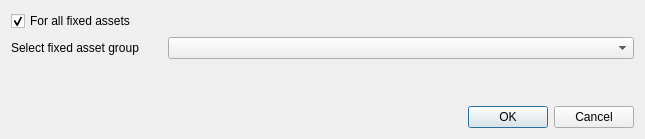
<?xml version="1.0" encoding="UTF-8"?>
<ui version="4.0">
 <class>GenerateFixedAssetsReport</class>
 <widget class="QDialog" name="GenerateFixedAssetsReport">
  <property name="geometry">
   <rect>
    <x>0</x>
    <y>0</y>
    <width>645</width>
    <height>139</height>
   </rect>
  </property>
  <property name="windowTitle">
   <string>Generate agent</string>
  </property>
  <property name="locale">
   <locale language="English" country="UnitedStates"/>
  </property>
  <property name="modal">
   <bool>false</bool>
  </property>
  <layout class="QGridLayout" name="gridLayout">
   <property name="leftMargin">
    <number>11</number>
   </property>
   <property name="topMargin">
    <number>11</number>
   </property>
   <property name="rightMargin">
    <number>11</number>
   </property>
   <property name="bottomMargin">
    <number>11</number>
   </property>
   <item row="0" column="1">
    <widget class="QCheckBox" name="allCbx">
     <property name="text">
      <string>For all fixed assets</string>
     </property>
     <property name="checked">
      <bool>true</bool>
     </property>
    </widget>
   </item>
   <item row="1" column="1">
    <widget class="QLabel" name="label_2">
     <property name="text">
      <string>Select fixed asset group</string>
     </property>
    </widget>
   </item>
   <item row="2" column="3">
    <widget class="QLabel" name="empSurnamePh">
     <property name="minimumSize">
      <size>
       <width>100</width>
       <height>0</height>
      </size>
     </property>
     <property name="font">
      <font>
       <family>Times New Roman</family>
       <pointsize>12</pointsize>
       <weight>75</weight>
       <italic>true</italic>
       <bold>true</bold>
      </font>
     </property>
     <property name="text">
      <string/>
     </property>
    </widget>
   </item>
   <item row="2" column="2">
    <widget class="QLabel" name="empNamePh">
     <property name="minimumSize">
      <size>
       <width>100</width>
       <height>0</height>
      </size>
     </property>
     <property name="font">
      <font>
       <family>Times New Roman</family>
       <pointsize>12</pointsize>
       <weight>75</weight>
       <italic>true</italic>
       <bold>true</bold>
      </font>
     </property>
     <property name="text">
      <string/>
     </property>
    </widget>
   </item>
   <item row="2" column="4">
    <widget class="QLabel" name="empPhonePh">
     <property name="minimumSize">
      <size>
       <width>100</width>
       <height>0</height>
      </size>
     </property>
     <property name="font">
      <font>
       <family>Times New Roman</family>
       <pointsize>12</pointsize>
       <weight>75</weight>
       <italic>true</italic>
       <bold>true</bold>
      </font>
     </property>
     <property name="text">
      <string/>
     </property>
    </widget>
   </item>
   <item row="4" column="1" colspan="4">
    <layout class="QHBoxLayout" name="horizontalLayout">
     <item>
      <spacer name="horizontalSpacer">
       <property name="orientation">
        <enum>Qt::Horizontal</enum>
       </property>
       <property name="sizeHint" stdset="0">
        <size>
         <width>40</width>
         <height>20</height>
        </size>
       </property>
      </spacer>
     </item>
     <item>
      <widget class="QPushButton" name="okBtn">
       <property name="text">
        <string>OK</string>
       </property>
      </widget>
     </item>
     <item>
      <widget class="QPushButton" name="cancelBtn">
       <property name="text">
        <string>Cancel</string>
       </property>
      </widget>
     </item>
    </layout>
   </item>
   <item row="1" column="2" colspan="3">
    <widget class="QComboBox" name="fixedCbx"/>
   </item>
  </layout>
 </widget>
 <tabstops>
  <tabstop>okBtn</tabstop>
  <tabstop>cancelBtn</tabstop>
 </tabstops>
 <resources/>
 <connections/>
</ui>
